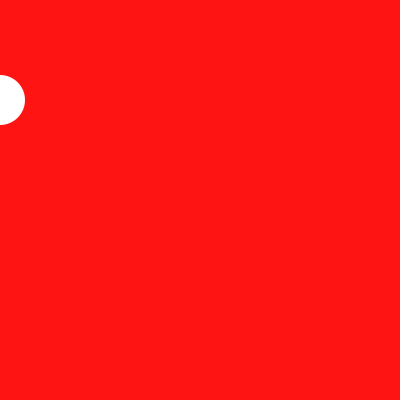
Frame 1 (no input)
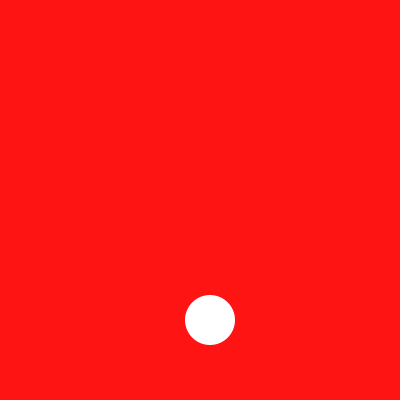
Frame 60 (the mouse pressed at the canvas centre just before this capture)
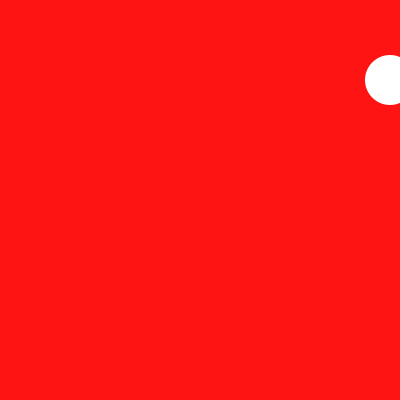
Frame 120 (the mouse held since frame 60 and released just before this capture)

The Processing sketch that drew these frames (run headless with seeded random() and noise(); from frame 60 on, the mouse is pressed at the canvas centre):

// Processing sketch: processing_33082
// ── processing_33082.pde

//void setup// only once
//void draw// happens while the program is ruuning//

//variables are created here so we can acesses them when ever we want//
int circlex = 0;
int circley = 100;
int rad = 50;
int velx = 10;
int vely = 10;

void setup(){
size(400,400);
background(255,20,20);

frameRate(20);
}

void draw(){
  background(255,20,20);
  fill(255);
  noStroke();
  ellipse(circlex, circley, rad, rad);
  
  circlex = circlex + velx;  //we are making a trail...duplicating it and if we redraw the background than it wil refresh and the ball wil move
  //the background is in the void setup happens once//
 if(circlex == width){
    velx = -velx; //we redefinded vel in void draw to be -10
    //circlex=circlex-5
  //when it reaches 400 it bounces back..to minus 10 velocity
 }else if(circlex==0){
   velx = -velx;
 }
 
 circley = circley + vely; 
 if(circley == height){
    vely = -vely; 
 }else if(circley==0){
   vely = -vely;
 }

 circley = circley + vely;  
 if(circley == height){
 vely = -vely; 
 }else if(circley==0){
 vely = -vely;
 }

 
} 










 
 
 

 
 
 
 
 
 
 
 
                                
